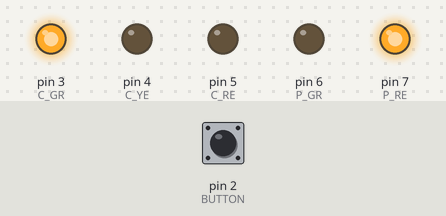
Recording of a sketch running on a simulated Arduino Uno, built with avr-gcc and run on an emulated ATmega328P. Parts: output pins drawn as LEDs (lit = HIGH). The test bench sets the inputs (shaded band); at power-on: pin 2 (BUTTON) HIGH.

Above: at 1.2 s.
1.3 s: pin 2 (BUTTON) pulled LOW for 0.15 s
At 3.7 s:
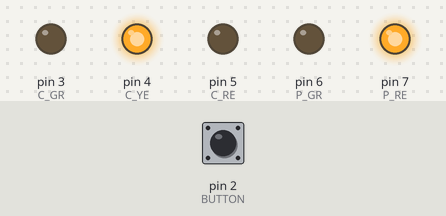
At 6.8 s:
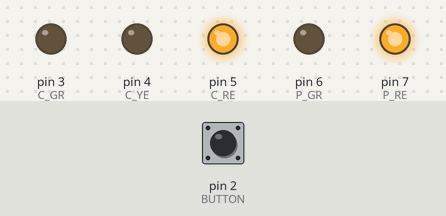
Timing chart, 0 to 19.9 s (numbered marks = the images above; inputs shaded):
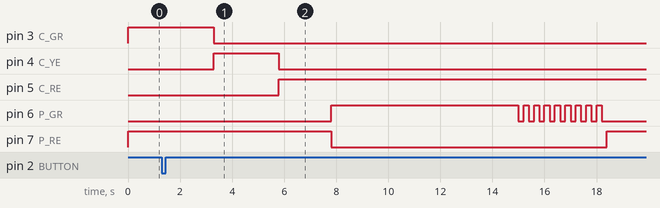

The sketch:

new_student.ino
```cpp
const int BUTTON = 2;

const int C_GR = 3;
const int C_YE = 4;
const int C_RE = 5;

const int P_GR = 6;
const int P_RE = 7;

int state;
void setup()
{
     pinMode(C_GR, OUTPUT);
     pinMode(C_YE, OUTPUT);
     pinMode(C_RE, OUTPUT);
     pinMode(P_GR, OUTPUT);
     pinMode(P_RE, OUTPUT);
     pinMode(BUTTON,INPUT);
     Serial.begin(9600);
}

void loop()
{
    state = digitalRead(BUTTON);
    digitalWrite(C_GR, HIGH);
    digitalWrite(P_RE, HIGH);

    if(state == LOW){
      //黄色信号
      delay(2000);
      digitalWrite(C_GR, LOW);
      digitalWrite(C_YE, HIGH);
      delay(2500);

      //赤信号
      digitalWrite(C_YE, LOW);
      digitalWrite(C_RE,HIGH);
      delay(2000);
      digitalWrite(P_RE,LOW);
      digitalWrite(P_GR,HIGH);
      delay(7000);

      //歩行者信号点滅
      for(int i=0;i<9;i++){
        delay(200);
        digitalWrite(P_GR,LOW);
        delay(200);
        digitalWrite(P_GR,HIGH);
      }

      //歩行者信号赤
      digitalWrite(P_GR,LOW);
      digitalWrite(P_RE,HIGH);
      delay(2500);
      //青信号
      digitalWrite(C_RE, LOW);
      digitalWrite(C_GR,HIGH);
    }

}
```

Measured:
- after the input at 1.3 s, pin 3 (C_GR): HIGH → LOW after 2.0 s; pin 4 (C_YE): LOW → HIGH after 2.0 s, → LOW 2.5 s later; pin 5 (C_RE): LOW → HIGH after 4.5 s; pin 6 (P_GR): LOW → HIGH after 6.5 s, then repeats every 0.40 s: LOW 0.20 s, HIGH 0.20 s, until it stays LOW from 18.2 s; pin 7 (P_RE): HIGH → LOW after 6.5 s, → HIGH 10.6 s later
